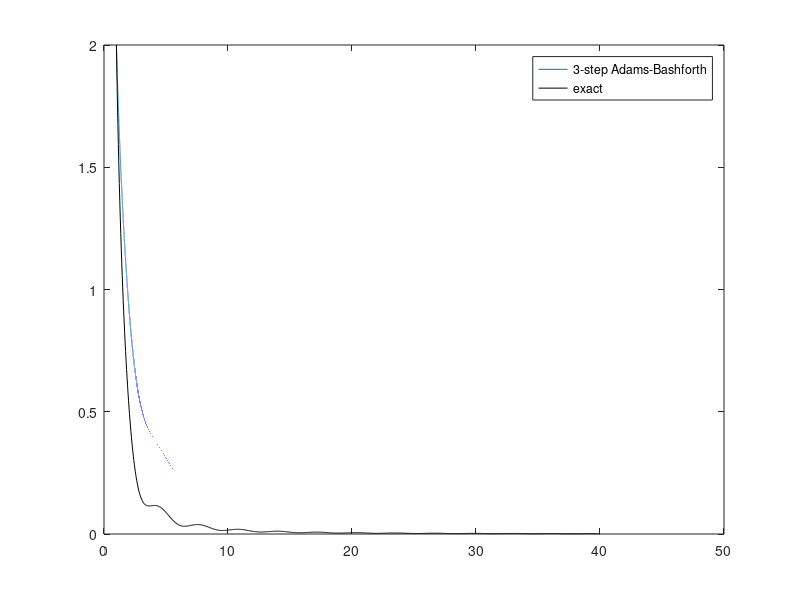

MATLAB code for this plot:
% To solve y' = t^-2 (sin(2t) - 2ty) s.t. y(1) = 2 for 1 <= t <= 2 using % the 3-step Adams-Bashforth. 
function adam_bashforth
clear, clc, clf 
f = @(t, y) (t^-2)*(sin(2*t) - 2*t*y); % RHS 
h = 0.0001; % time step size 
T = 40; % This is length of the time interval for which you're solving for, i.e. 2-(-1) = 3. 
N = T/h; % total number of times steps
F = @(t) (cos(2)-cos(2.*t)+4)/(2.*t.^2); % true solution 

  % Preallocations: 
t = zeros(N+1, 1); 
y = zeros(N+1, 1); 

% Initializations: 
t(1) = 1; % Initial time t_0 = 1 + 0*h. 
y(1) = 2; % Initial value of the ODE IVP 

% Compute the solution at t = 1+h by using the exact solution: 
t(2) = 1 + h; 
y(2) = F(t(2)); 

% Main loop for marching N steps: 
for i = 2:N 
  t(i+1) = 1 + i*h; % time points
    %Adams-Bashforth:
   y(i+1) = y(i) + (h/12)*(23*f(t(i), y(i)) - 16*f(t(i-1), y(i-1))); %+ 5*f(t(i-2), y(i-2)) 
end 

%Plotting: 
tt = linspace(1, 40, 1000);% sampling points for exact solution 

for i=1:length(tt) 
ff(i)=F(tt(i)); 
end 

plot(t,y,tt,ff,'k') % plot the exact solution using the sampling values 
legend('3-step Adams-Bashforth', 'exact') % adding legends